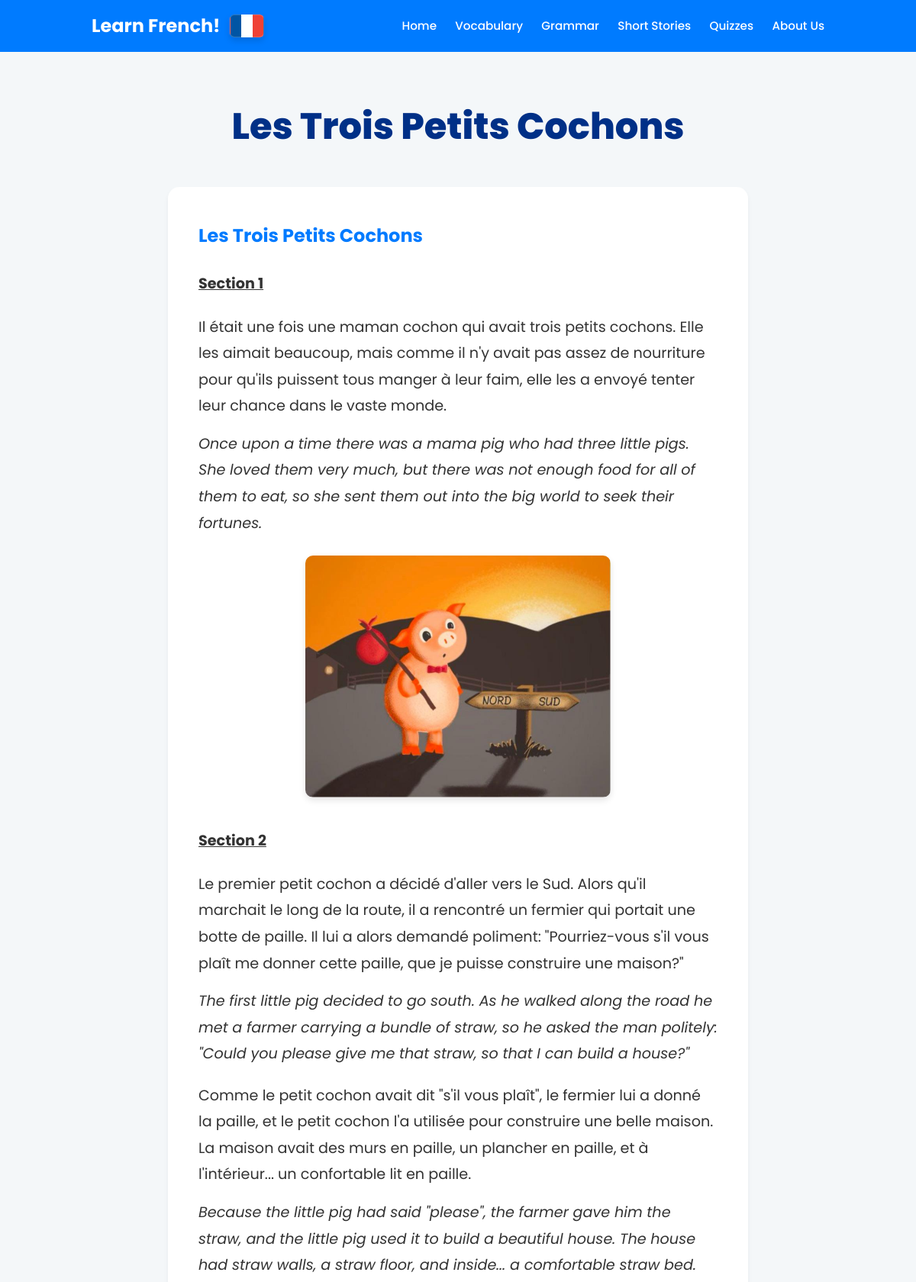
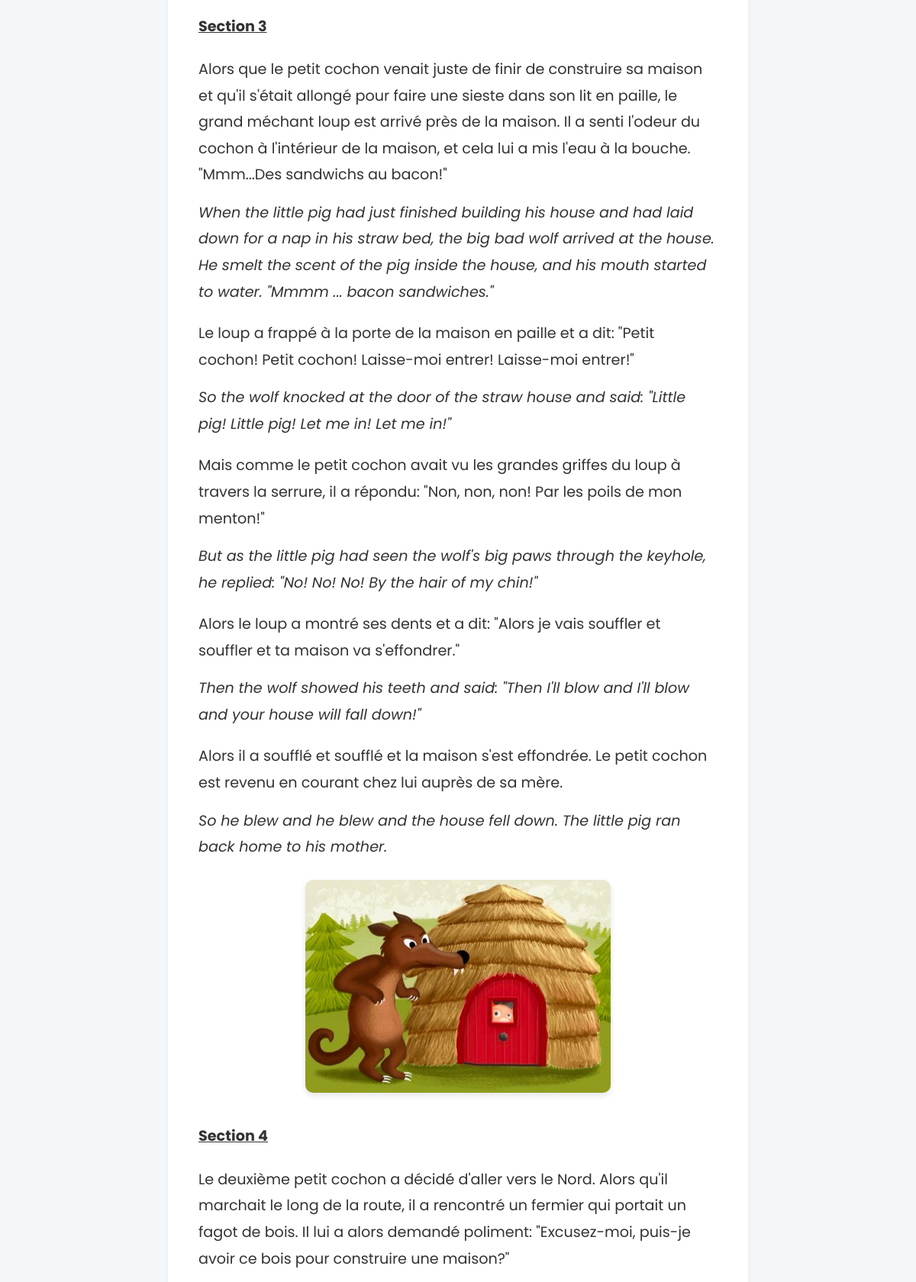
The page /story/1 (upper part) on the database its author committed (2 pictures, top to bottom).
### app/models.py (models this page shows)
class ShortStory(db.Model):
    id = db.Column(db.Integer, primary_key=True)
    title = db.Column(db.String(200), nullable=False)
    content = db.Column(db.Text, nullable=False)
    created_at = db.Column(db.DateTime, default=datetime.utcnow)

### app/routes.py (the view)
@bp.route('/story/<int:story_id>')
def story_detail(story_id):
    story = ShortStory.query.get_or_404(story_id)
    return render_template('story_detail.html', story=story)

### app/templates/story_detail.html (shortened to what this page needs)
{% extends "base.html" %}
{% block content %}
<div class="container" style="max-width: 800px; margin-top: 50px; padding-bottom: 100px;">
    <h2 class="page-title">{{ story.title }}</h2>
    <div class="vocab-container"
        style="text-align: left; margin-top: 40px; line-height: 2; font-size: 1.2rem; padding: 40px;">
        {{ story.content|safe }}
    </div>
</div>
{% endblock %}

### app/static/css/style.css (style rules this page uses)
:root { --blue: #0055A4; --red: #EF4135; --light-blue: #cfe2ff; --light-pink: #ffd6e8; --light-green: #bde3e3; --bg: #eef4ff; --text: #0d1b3d; }
:root { --primary-blue: #007bff; --dark-blue: #0056b3; --text-dark: #333; --text-muted: #666; --bg-light: #f4f7f9; --white: #ffffff; --border-radius-lg: 15px; --border-radius-pill: 50px; --shadow-soft: 0 4px 6px rgba(0, 0, 0, 0.05); }
* { box-sizing: border-box; margin: 0; padding: 0; }
body { font-family: 'Poppins', 'Nunito', sans-serif; background-color: var(--bg-light); color: var(--text-dark); line-height: 1.6; }
.container { max-width: 1000px; margin: 0 auto; padding: 0 20px; }
.page-title { text-align: center; font-size: 2.5rem; color: var(--dark-blue); margin-bottom: 10px; margin-top: 20px; }
.vocab-container { background: var(--white); border-radius: var(--border-radius-lg); box-shadow: var(--shadow-soft); padding: 40px 50px; margin-bottom: 50px; max-width: 900px; margin-left: auto; margin-right: auto; }
.vocab-container h3 { color: var(--primary-blue); margin-bottom: 20px; font-size: 1.5rem; }
.page-title { font-size: 3rem; font-weight: 800; color: #003087; text-align: center; margin-top: 60px; margin-bottom: 10px; }

### rows shown on the page
ShortStory: title "Les Trois Petits Cochons", content "Les Trois Petits Cochons Section 1 Il était une fois une maman cochon qui avait trois petits cochons. Elle les aimait beaucoup, mais comme il n'y avait pas assez de nourriture pour qu'ils puissent tous manger à leur faim, elle les a envoyé tenter leur chance dans le vaste monde. Once upon a time there was a mama pig who had three little pigs. She loved them very much, but there was not enough food for all of them to eat, so she sent them out into the big world to seek their fortunes. Section 2 Le premier petit cochon a décidé d'aller vers le Sud. Alors qu'il marchait le long de la route, il a rencontré un fermier qui portait une botte de paille. Il lui a alors demandé poliment:…", content (picture)
